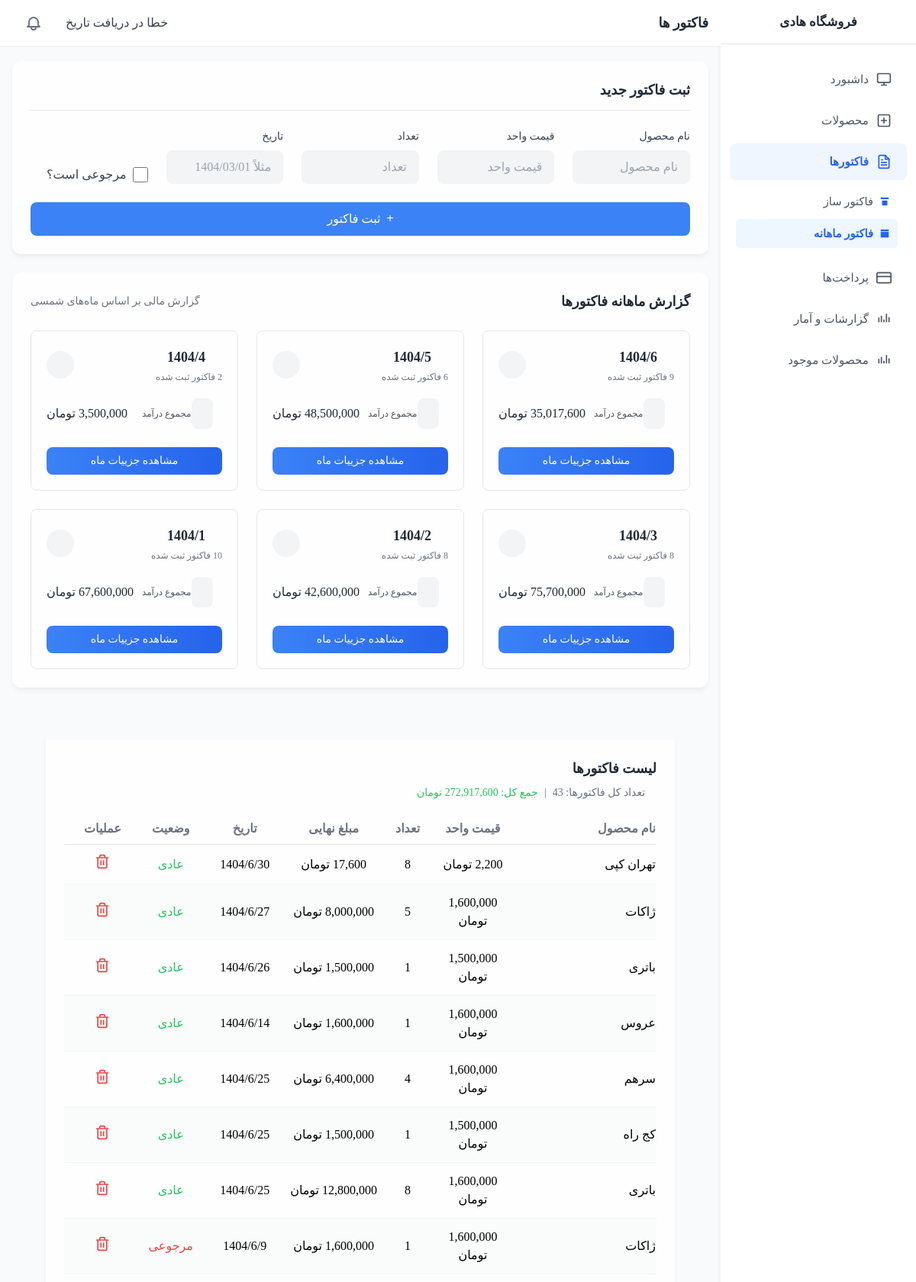
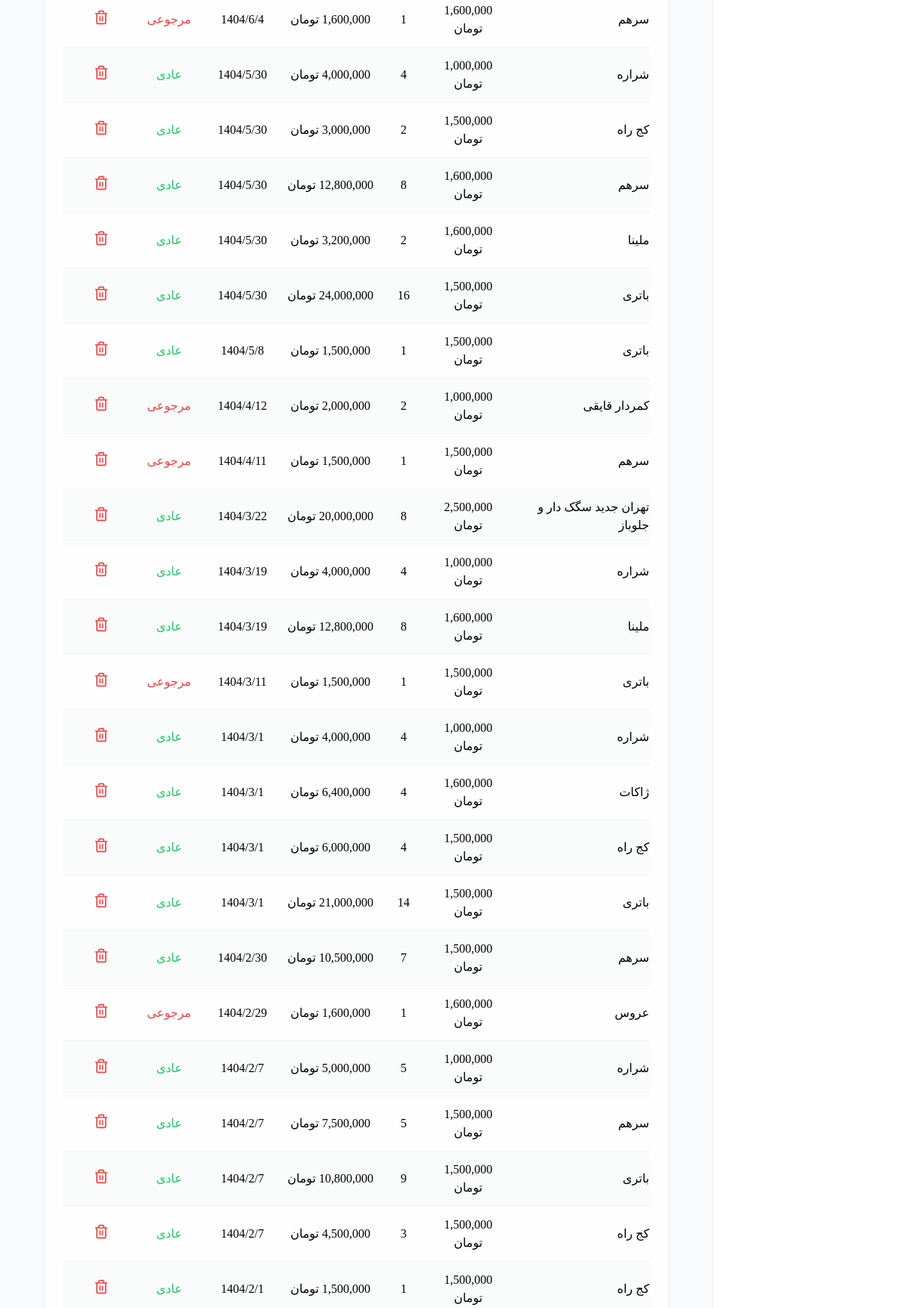
/factor.php (upper part), run on the app's committed database (2 pictures, top to bottom).
### tables this page shows
CREATE TABLE IF NOT EXISTS `factor` (
  `id` int NOT NULL AUTO_INCREMENT,
  `name` varchar(255) NOT NULL,
  `price` decimal(10,2) NOT NULL,
  `stock` int NOT NULL,
  `final_price` decimal(10,2) NOT NULL,
  `date` varchar(10) NOT NULL,
  `returned` tinyint(1) DEFAULT '0',
  `created_at` timestamp NULL DEFAULT CURRENT_TIMESTAMP,
  PRIMARY KEY (`id`)
);

### factor.php (the view, shortened to what this page needs)
<!DOCTYPE html>
<html lang="en" dir="rtl">
<head>
    <script src="tailwind.js"></script>
    <link href="css-library.css" rel="stylesheet">
    <link rel="stylesheet" href="color.css">
</head>
<body class="bg-gray-50">
    <div class="flex h-screen overflow-hidden">
        <?php include("sidebar.php");?>
        <div class="flex-1 overflow-auto">
            <?php include("header.php");?>
            <div class="glass-card p-6 rounded-xl mb-6 mx-4">
                <h3 class="font-semibold text-gray-800 mb-6 text-lg border-b pb-3">ثبت فاکتور جدید</h3>
                <form method="post" action="factor_add.php" class="grid gap-6" dir="rtl">
                    <div class="grid grid-cols-1 md:grid-cols-5 gap-6">
                        <div class="space-y-2">
                            <label class="block text-sm font-medium text-gray-700">نام محصول</label>
                            <input type="text" name="name" placeholder="نام محصول" required
                                class="w-full form-input bg-gray-100 border-0 rounded-lg px-4 py-2.5 focus:ring-2 focus:ring-blue-500">
                        </div>
                        <div class="space-y-2">
                            <label class="block text-sm font-medium text-gray-700">قیمت واحد</label>
                            <input type="number" name="price" placeholder="قیمت واحد" required
                                class="w-full form-input bg-gray-100 border-0 rounded-lg px-4 py-2.5 focus:ring-2 focus:ring-blue-500">
                        </div>
                        <div class="space-y-2">
                            <label class="block text-sm font-medium text-gray-700">تعداد</label>
                            <input type="number" name="stock" placeholder="تعداد" required
                                class="w-full form-input bg-gray-100 border-0 rounded-lg px-4 py-2.5 focus:ring-2 focus:ring-blue-500">
                        </div>
                        <div class="space-y-2">
                            <label class="block text-sm font-medium text-gray-700">تاریخ</label>
                            <input type="text" name="date" id="date-input" placeholder="مثلاً 1404/03/01" required
                                class="w-full form-input bg-gray-100 border-0 rounded-lg px-4 py-2.5 focus:ring-2 focus:ring-blue-500">
                        </div>
                        <div class="space-y-2 flex items-end">
                            <label class="inline-flex items-center mt-1">
                                <input type="checkbox" name="returned" class="form-checkbox h-5 w-5 text-blue-600">
                                <span class="mr-2 text-gray-700">مرجوعی است؟</span>
                            </label>
                        </div>
                    </div>
                    <div class="grid grid-cols-1">
                        <button type="submit" name="add"
                            class="w-full md:w-3/3 mx-auto bg-blue-500 hover:bg-blue-600 text-white py-2.5 px-4 rounded-lg transition duration-200 flex items-center justify-center">
                            <i class="fas fa-plus ml-2"></i>
                            <span>ثبت فاکتور</span>
                        </button>
                    </div>
                </form>
            </div>
<div class="glass-card p-6 rounded-xl mb-6 mx-4">
    <div class="flex justify-between items-center mb-6">
        <h3 class="font-semibold text-gray-800 text-lg">گزارش ماهانه فاکتورها</h3>
        <div class="flex items-center text-sm text-gray-500">
            <i class="fas fa-info-circle ml-1"></i>
            <span>گزارش مالی بر اساس ماه‌های شمسی</span>
        </div>
    </div>
    <?php
    try {
        $pdo = new PDO("mysql:host=localhost;dbname=salam;charset=utf8mb4", "root", "");
        $pdo->setAttribute(PDO::ATTR_ERRMODE, PDO::ERRMODE_EXCEPTION);
        $pdo->setAttribute(PDO::ATTR_EMULATE_PREPARES, false);
        $sql = "
            SELECT
                SUBSTRING_INDEX(date, '/', 2) AS month_year,
                COUNT(*) AS total_orders,
                SUM(final_price) AS total_amount,
                SUM(CASE WHEN returned = 1 THEN 1 ELSE 0 END) AS returned_count,
                SUM(CASE WHEN returned = 0 THEN stock ELSE 0 END) AS total_products,
                SUM(CASE WHEN returned = 1 THEN stock ELSE 0 END) AS returned_products
            FROM factor
            GROUP BY month_year
            ORDER BY month_year DESC
        ";
        $stmt = $pdo->query($sql);
        $monthlyData = $stmt->fetchAll(PDO::FETCH_ASSOC);
    } catch (PDOException $e) {
        echo '<div class="bg-red-50 border-l-4 border-red-500 p-4 mb-6">';
        echo '<div class="flex items-center">';
        echo '<div class="flex-shrink-0 text-red-500">';
        echo '<i class="fas fa-exclamation-circle"></i>';
        echo '</div>';
        echo '<div class="ml-3">';
        echo '<p class="text-sm text-red-700">';
        echo 'خطا در ارتباط با پایگاه داده:<br>';
        echo htmlspecialchars($e->getMessage());
        echo '</p>';
        echo '</div>';
        echo '</div>';
        echo '</div>';
        $monthlyData = [];
    }
    ?>
    <div class="grid grid-cols-1 md:grid-cols-2 lg:grid-cols-3 gap-6">
        <?php if (!empty($monthlyData)): ?>
            <?php foreach ($monthlyData as $month):
            ?>
                <div class="border border-gray-200 rounded-lg hover:shadow-md transition-shadow">
                    <div class="p-5">
                        <div class="flex justify-between items-center mb-4">
                            <div>
                                <h4 class="font-bold text-lg text-gray-800 flex items-center">
                                    <i class="far fa-calendar-alt ml-2 text-gray-500"></i>
                                    <?= htmlspecialchars($month['month_year'] ?? 'N/A') ?>
                                </h4>
                                <p class="text-xs text-gray-500 mt-1">
                                    <?= htmlspecialchars($month['total_orders'] ?? 0) ?> فاکتور ثبت شده
                                </p>
                            </div>
                            <div class="bg-gray-100 text-gray-600 rounded-full w-9 h-9 flex items-center justify-center">
                                <i class="fas fa-file-invoice text-sm"></i>
                            </div>
                        </div>
                        <div class="space-y-3 mt-5">
                            <div class="flex items-center">
                                <div class="bg-gray-100 p-2 rounded-lg mr-3">
                                    <i class="fas fa-wallet text-gray-600"></i>
                                </div>
                                <div class="flex-1">
                                    <p class="text-xs text-gray-600">مجموع درآمد</p>
                                </div>
                                <span class="font-medium text-gray-800">
                                    <?= number_format($month['total_amount'] ?? 0, 0) ?> تومان
                                </span>
                            </div>
                        </div>
                        <div class="mt-6">
                            <a href="factor_details.php?month=<?= urlencode($month['month_year'] ?? '') ?>"
                                class="block text-center  show_factor_btn  hover:bg-gray-700 text-white py-2 px-4 rounded-lg transition duration-200 text-sm w-full">
                                مشاهده جزییات ماه
                            </a>
                        </div>
                    </div>
                </div>
            <?php endforeach; ?>
        <?php endif; ?>
    </div>
</div>
            <main class="p-6 mx-4">
                <?php
                $pdo = new PDO("mysql:host=localhost;dbname=salam;charset=utf8", "root", "");
                $data = $pdo->query("SELECT * FROM factor ORDER BY id DESC")->fetchAll(PDO::FETCH_ASSOC);
                ?>
                <div class="glass-card p-6">
                    <div class="flex flex-col md:flex-row justify-between items-start md:items-center mb-6">
                        <div>
                            <h3 class="font-semibold text-gray-800 text-lg">لیست فاکتورها</h3>
                            <div class="flex items-center mt-2 text-sm text-gray-500">
                                <i class="fas fa-info-circle ml-1"></i>
                                <span>تعداد کل فاکتورها: <?= count($data) ?></span>
                                <?php
                                $totalSum = array_reduce($data, function ($carry, $item) {
                                    return $carry + $item['final_price'];
                                }, 0);
                                ?>
                                <span class="mx-2">|</span>
                                <span class="text-green-500">جمع کل: <?= number_format($totalSum, 0, '.', ',') ?>
                                    تومان</span>
                            </div>
                        </div>
                    </div>
                    <div class="overflow-x-auto">
                        <table class="w-full product-table text-right" dir="rtl">
                            <colgroup>
                                <col style="width: 25%">
                                <col style="width: 12%">
                                <col style="width: 10%">
                                <col style="width: 15%">
                                <col style="width: 15%">
                                <col style="width: 10%">
                                <col style="width: 13%">
                            </colgroup>
                            <thead>
                                <tr class="text-gray-500 border-b border-gray-200">
                                    <th class="pb-2 text-right">نام محصول</th>
                                    <th class="pb-2 text-center">قیمت واحد</th>
                                    <th class="pb-2 text-center">تعداد</th>
                                    <th class="pb-2 text-center">مبلغ نهایی</th>
                                    <th class="pb-2 text-center">تاریخ</th>
                                    <th class="pb-2 text-center">وضعیت</th>
                                    <th class="pb-2 text-center">عملیات</th>
                                </tr>
                            </thead>
                            <tbody>
                                <?php foreach ($data as $row): ?>
                                    <tr class="border-b border-gray-100">
                                        <td class="py-3">
                                            <?= htmlspecialchars($row['name']) ?>
                                        </td>
                                        <td class="py-3 text-center">
                                            <?= number_format($row['price'], 0, '.', ',') ?> تومان
                                        </td>
                                        <td class="py-3 text-center">
                                            <?= $row['stock'] ?>
                                        </td>
                                        <td class="py-3 text-center">
                                            <?= number_format($row['final_price'], 0, '.', ',') ?> تومان
                                        </td>
                                        <td class="py-3 text-center">
                                            <?= htmlspecialchars($row['date']) ?>
                                        </td>
                                        <td class="py-3 text-center">
                                            <span class="<?= $row['returned'] ? 'text-red-500' : 'text-green-500' ?>">
                                                <?= $row['returned'] ? 'مرجوعی' : 'عادی' ?>
                                            </span>
                                        </td>
                                        <td class="py-3 text-center space-x-2">
                                            <form method="post" action="factor_delete.php" class="inline-block"
                                                onsubmit="return confirm('آیا از حذف این فاکتور مطمئن هستید؟')">
                                                <button type="submit">
                                                <svg xmlns="http://www.w3.org/2000/svg" width="20" height="20" viewBox="0 0 24 24" fill="#EF4444"><path fill="none" stroke="#EF4444" stroke-linecap="round" stroke-linejoin="round" stroke-width="2" d="M3 6h18m-2 0v14a2 2 0 0 1-2 2H7a2 2 0 0 1-2-2V6m3 0V4a2 2 0 0 1 2-2h4a2 2 0 0 1 2 2v2m-6 5v6m4-6v6"/></svg>
                                                </button>
                                            </form>
                                        </td>
                                    </tr>
                                <?php endforeach; ?>
                            </tbody>
                        </table>
                    </div>
                </div>
            </main>
        </div>
    </div>
</body>
</html>

### color.css (style rules this page uses)
:root { --color-bg: #0066ff; --color-card-bg: rgba(255, 255, 255, 0.8); --color-hover-bg: rgba(59, 130, 246, 0.1); --color-hover-row: rgba(59, 130, 246, 0.05); --color-even-row: rgba(249, 250, 251, 0.8); --color-shadow: #0000000d; --color-input-focus: rgba(59, 130, 246, 0.2); --color-text: #374151; --new-bg:#a2d8eb; }

### factor.php (style rules this page uses)
body { font-family: peyda; background-color: var(--color-bg); }
.glass-card { background: var(--color-card-bg); backdrop-filter: blur(10px); box-shadow: 0 4px 6px var(--color-shadow); margin: 20px; }
.product-table tr:nth-child(even) { background-color: var(--color-even-row); }
.form-input { transition: all 0.3s ease; }
.show_factor_btn { background: linear-gradient(90deg, #3B82F6 0%, #2563eb 100%); }

### sidebar.php (style rules this page uses)
* { font-family: peyda; }
.sidebar-item svg { width: 20px; height: 20px; margin-inline-start: 8px; margin-inline-end: 0; flex-shrink: 0; }

### data on the page
factor: name "تهران کپی", stock "8", date "1404/6/30", returned "عادی"
factor: name "ژاکات", price "1,600,000", stock "5", final_price "8,000,000", date "1404/6/27", returned "عادی"
factor: name "باتری", price "1,500,000", stock "1", date "1404/6/26", returned "عادی"
factor: name "عروس", price "1,600,000", stock "1", date "1404/6/14", returned "عادی"
factor: name "سرهم", price "1,600,000", stock "4", final_price "6,400,000", date "1404/6/25", returned "عادی"
factor: name "کج راه", price "1,500,000", stock "1", date "1404/6/25", returned "عادی"
factor: name "باتری", price "1,600,000", stock "8", date "1404/6/25", returned "عادی"
factor: name "ژاکات", price "1,600,000", stock "1", date "1404/6/9", returned "مرجوعی"
factor: name "سرهم", price "1,600,000", stock "1", date "1404/6/4", returned "مرجوعی"
factor: name "شراره", price "1,000,000", stock "4", final_price "4,000,000", date "1404/5/30", returned "عادی"
factor: name "کج راه", price "1,500,000", stock "2", final_price "3,000,000", date "1404/5/30", returned "عادی"
factor: name "سرهم", price "1,600,000", stock "8", date "1404/5/30", returned "عادی"
factor: name "ملینا", price "1,600,000", stock "2", final_price "3,200,000", date "1404/5/30", returned "عادی"
factor: name "باتری", price "1,500,000", stock "16", final_price "24,000,000", date "1404/5/30", returned "عادی"
factor: name "باتری", price "1,500,000", stock "1", date "1404/5/8", returned "عادی"
factor: name "کمردار قایقی", price "1,000,000", stock "2", final_price "2,000,000", date "1404/4/12", returned "مرجوعی"
factor: name "سرهم", price "1,500,000", stock "1", date "1404/4/11", returned "مرجوعی"
factor: name "تهران جدید سگک دار و جلوباز", price "2,500,000", stock "8", final_price "20,000,000", date "1404/3/22", returned "عادی"
factor: name "شراره", price "1,000,000", stock "4", final_price "4,000,000", date "1404/3/19", returned "عادی"
factor: name "ملینا", price "1,600,000", stock "8", date "1404/3/19", returned "عادی"
factor: name "باتری", price "1,500,000", stock "1", date "1404/3/11", returned "مرجوعی"
factor: name "شراره", price "1,000,000", stock "4", final_price "4,000,000", date "1404/3/1", returned "عادی"
factor: name "ژاکات", price "1,600,000", stock "4", final_price "6,400,000", date "1404/3/1", returned "عادی"
factor: name "کج راه", price "1,500,000", stock "4", final_price "6,000,000", date "1404/3/1", returned "عادی"
factor: name "باتری", price "1,500,000", stock "14", final_price "21,000,000", date "1404/3/1", returned "عادی"
factor: name "سرهم", price "1,500,000", stock "7", date "1404/2/30", returned "عادی"
factor: name "عروس", price "1,600,000", stock "1", date "1404/2/29", returned "مرجوعی"
factor: name "شراره", price "1,000,000", stock "5", date "1404/2/7", returned "عادی"
factor: name "سرهم", price "1,500,000", stock "5", date "1404/2/7", returned "عادی"
factor: name "باتری", price "1,500,000", stock "9", date "1404/2/7", returned "عادی"
factor: name "کج راه", price "1,500,000", stock "3", final_price "4,500,000", date "1404/2/7", returned "عادی"
factor: name "کج راه", price "1,500,000", stock "1", date "1404/2/1", returned "عادی"

### other printed values
$item['text'] "داشبورد"
$item['text'] "محصولات"
$item['text'] "فاکتورها"
$sub['text'] "فاکتور ساز"
$sub['text'] "فاکتور ماهانه"
$item['text'] "پرداخت‌ها"
$item['text'] "گزارشات و آمار"
$item['text'] "محصولات موجود"
$pageTitle "فاکتور ها"
$month['month_year'] "1404/6"
$month['total_orders'] "9"
$month['total_amount'] "35,017,600"
$month['month_year'] "1404/5"
$month['total_orders'] "6"
$month['total_amount'] "48,500,000"
